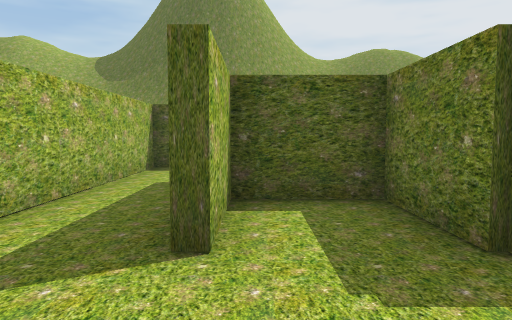
view 1 (above)

14 first-person views from a walk through a Unity game level. The camera is 1.5 m above the floor, tilts 4° down and sees 70° across. The floor is counted in squares, 2 m on a side. Each view is taken from the middle of a square. On the plan, view 1 faces up. The plan holds only what a view shows up to about 11 squares ahead; the rest is blank. The place goes on beyond the plan. The player is left out.

view 2
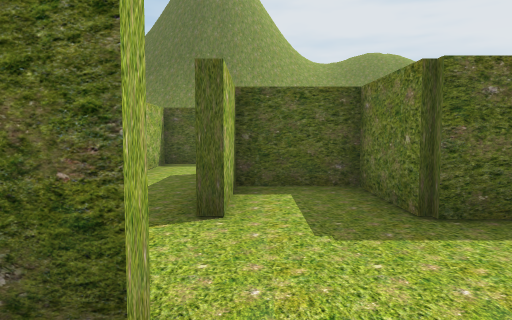

view 3
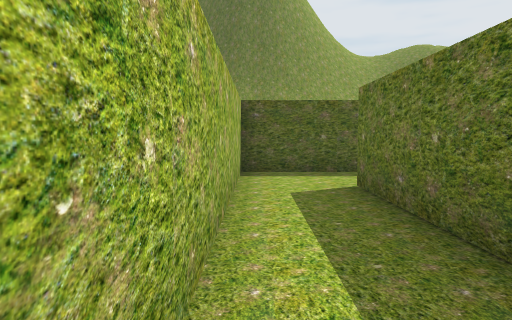

view 4
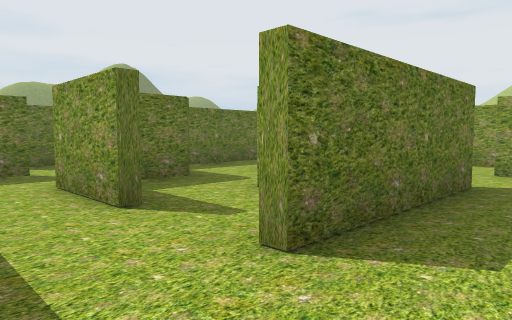

view 5
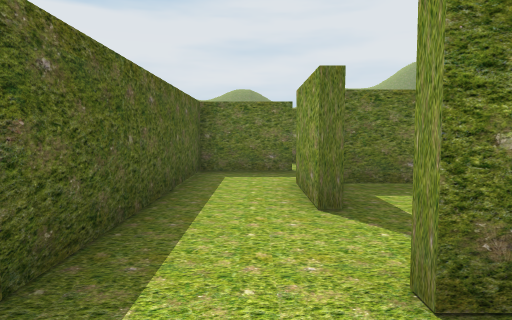

view 6
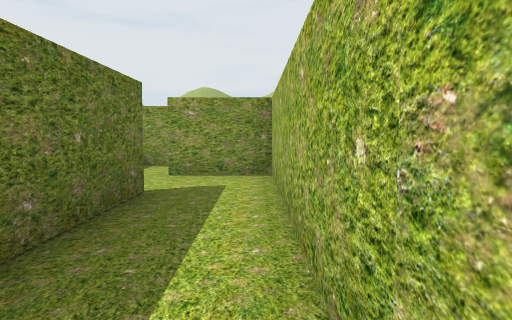

view 7
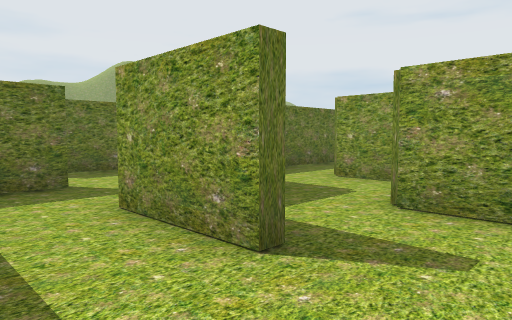

view 8
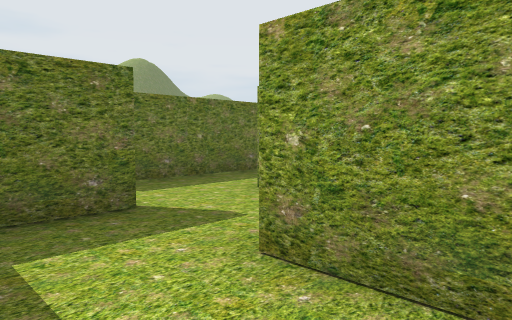

view 9
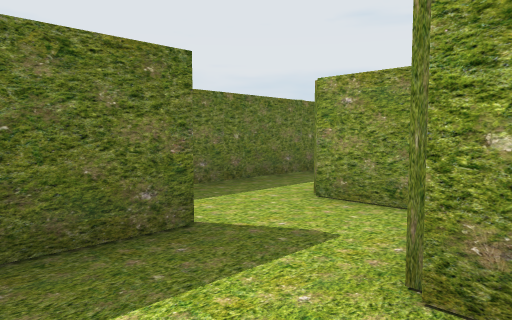

view 10
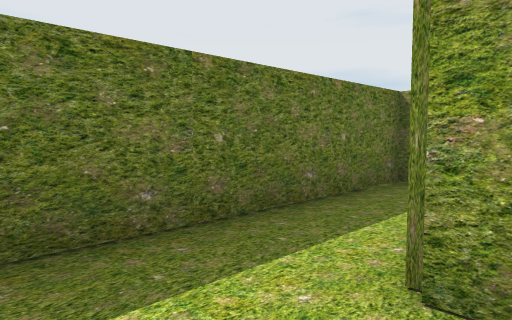

view 11
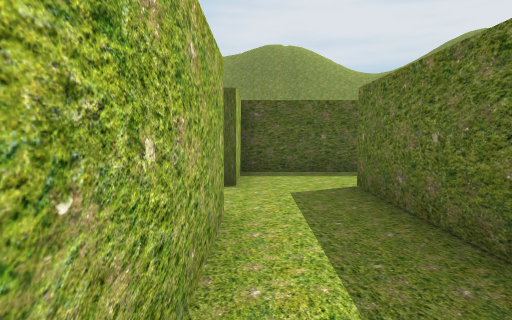

view 12
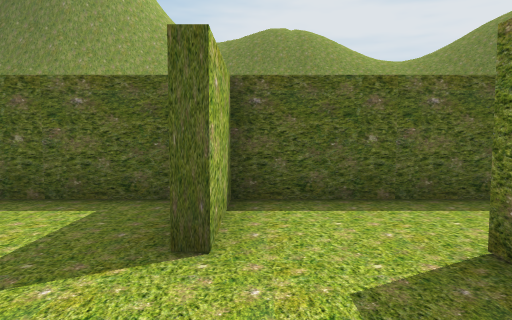

view 13
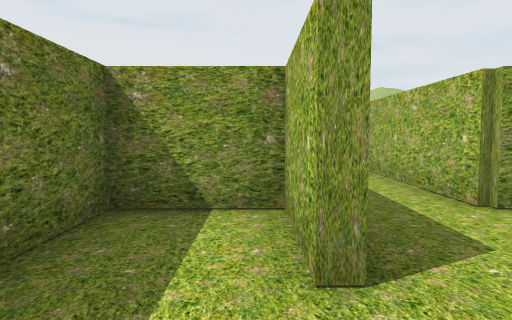

view 14
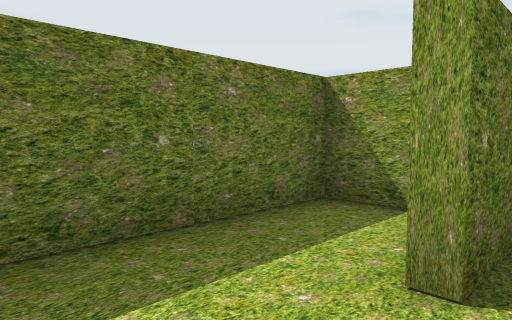

### Floor plan
Points are (right, up) in squares from view 1. A wall is a line through its corners. A room is listed if a view was taken in it or the views show most of it. See-through windows are left out.
Room 1 (views 1, 2)
walls: (-0.1, -1.6) (0.8, -1.6); (-0.4, 0.1) (-0.9, 0.1)
ways out: opening at (0, 0)
Room 2 (views 3, 4, 5, 6)
walls: (-0.5, 2.2) (-0.5, 6.4); (-0.6, 8.1) (-2.3, 8.1) (-2.3, 0.4) (-0.4, 0.4)
ways out: opening at (-1, 7.5) to room 3; opening at (-1, 1.5)
Room 3 (views 7, 8, 9)
walls: (1.5, 6.4) (3.8, 6.4); (0.5, 4.4) (1.8, 4.4); (3.5, 8.1) (-0.6, 8.1); (3.5, 4.1) (3.5, 5.8)
ways out: opening at (-1, 7.5) to room 2; opening at (2.5, 7.5) to room 4; opening at (2, 4)
Room 4 (view 10)
walls: (5.5, 6.2) (5.5, 8.1) (3.5, 8.1); (4.4, 4.4) (5.7, 4.4)
ways out: opening at (2.5, 7.5) to room 3; opening at (5, 5.5) to room 5
Room 5 (views 11, 12, 14)
walls: (5.7, 4.4) (5.7, 0.5); (7.6, 8.1) (5.7, 8.1) (5.7, 6.2); (7.5, 0.4) (7.5, 6.4)
ways out: opening at (5, 5.5) to room 4; opening at (7, 7.5) to room 6
Room 6 (view 13)
walls: (7.7, 6.4) (7.7, 4.4) (9.5, 4.4) (9.5, 7.6); (8.8, 8.1) (7.6, 8.1)
ways out: opening at (7, 7.5) to room 5

Positions as (right, up) in squares from view 1, and headings:
1: (0, 0), facing up
2: (0, -1), facing up
3: (-2, 1), facing up
4: (-2, 8), facing down-right
5: (-2, 7), facing right
6: (-2, 7), facing down
7: (0, 8), facing down-right
8: (2, 8), facing down-right
9: (3, 8), facing down-right
10: (5, 6), facing down-right
11: (6, 1), facing up
12: (6, 4), facing up
13: (8, 8), facing down
14: (7, 8), facing down-right
